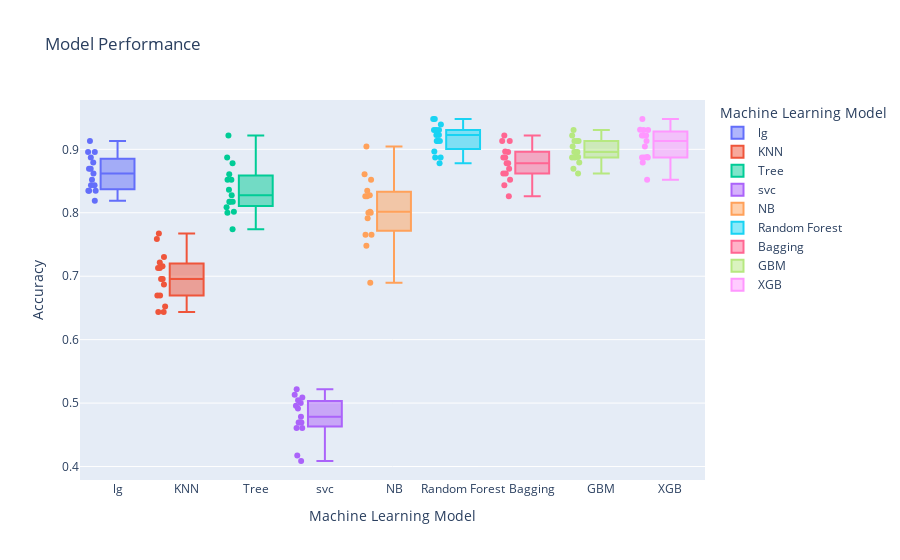

Here is the notebook cell this chart was saved with:
### Code cell
import numpy as np
models_g07 = base_models()

# set lists for the results and model names
results_g07, names_g07 = list(), list()

# evaluate the score for each model
for name, model in models_g07.items():
  scores = eval_models(model)
  results_g07.append(scores)
  names_g07.append(name)
  print('>%s %.3f (%.3f)' % (name, scores.mean(), scores.std()))

# specify our classifier dataframe and the name of the classifiers
classifier_g07 = pd.DataFrame(np.transpose(results_g07), columns = ["lg","KNN","Tree","svc","NB","Random Forest","Bagging","GBM", "XGB"])
classifier_g07 = pd.melt(classifier_g07.reset_index(), id_vars='index',value_vars=["lg","KNN","Tree","svc","NB","Random Forest","Bagging","GBM", "XGB"])

# plot the result in box plot
fig = px.box(classifier_g07, x="variable", y="value",color="variable",points='all',
labels={"variable": "Machine Learning Model",
        "value": " Accuracy"
        },title="Model Performance")

fig.show()

### Figure 1 — Plotly figure (JSON) as saved in the notebook; plotly's stock layout.template omitted (floating-point values rounded to 4 significant figures)
{"data": [{"alignmentgroup": "True", "boxpoints": "all", "hovertemplate": "Machine Learning Model=%{x}<br> Accuracy=%{y}<extra></extra>", "legendgroup": "lg", "marker": {"color": "#636efa"}, "name": "lg", "notched": false, "offsetgroup": "lg", "orientation": "v", "showlegend": true, "type": "box", "x": ["lg", "lg", "lg", "lg", "lg", "lg", "lg", "lg", "lg", "lg", "lg", "lg", "lg", "lg", "lg"], "x0": " ", "xaxis": "x", "y": [0.819, 0.8957, 0.8435, 0.913, 0.8348, 0.8621, 0.8957, 0.8435, 0.8696, 0.8696, 0.8793, 0.887, 0.8522, 0.8348, 0.8348], "y0": " ", "yaxis": "y"}, {"alignmentgroup": "True", "boxpoints": "all", "hovertemplate": "Machine Learning Model=%{x}<br> Accuracy=%{y}<extra></extra>", "legendgroup": "KNN", "marker": {"color": "#EF553B"}, "name": "KNN", "notched": false, "offsetgroup": "KNN", "orientation": "v", "showlegend": true, "type": "box", "x": ["KNN", "KNN", "KNN", "KNN", "KNN", "KNN", "KNN", "KNN", "KNN", "KNN", "KNN", "KNN", "KNN", "KNN", "KNN"], "x0": " ", "xaxis": "x", "y": [0.7155, 0.6957, 0.713, 0.6696, 0.6957, 0.7586, 0.687, 0.713, 0.6435, 0.6522, 0.7672, 0.6435, 0.6696, 0.7217, 0.7304], "y0": " ", "yaxis": "y"}, {"alignmentgroup": "True", "boxpoints": "all", "hovertemplate": "Machine Learning Model=%{x}<br> Accuracy=%{y}<extra></extra>", "legendgroup": "Tree", "marker": {"color": "#00cc96"}, "name": "Tree", "notched": false, "offsetgroup": "Tree", "orientation": "v", "showlegend": true, "type": "box", "x": ["Tree", "Tree", "Tree", "Tree", "Tree", "Tree", "Tree", "Tree", "Tree", "Tree", "Tree", "Tree", "Tree", "Tree", "Tree"], "x0": " ", "xaxis": "x", "y": [0.8276, 0.8, 0.8174, 0.8783, 0.9217, 0.8362, 0.8174, 0.8609, 0.8174, 0.8522, 0.8017, 0.8087, 0.8522, 0.7739, 0.887], "y0": " ", "yaxis": "y"}, {"alignmentgroup": "True", "boxpoints": "all", "hovertemplate": "Machine Learning Model=%{x}<br> Accuracy=%{y}<extra></extra>", "legendgroup": "svc", "marker": {"color": "#ab63fa"}, "name": "svc", "notched": false, "offsetgroup": "svc", "orientation": "v", "showlegend": true, "type": "box", "x": ["svc", "svc", "svc", "svc", "svc", "svc", "svc", "svc", "svc", "svc", "svc", "svc", "svc", "svc", "svc"], "x0": " ", "xaxis": "x", "y": [0.4914, 0.4609, 0.4087, 0.4957, 0.4696, 0.5086, 0.5043, 0.513, 0.5217, 0.4696, 0.5, 0.4696, 0.4174, 0.4609, 0.4783], "y0": " ", "yaxis": "y"}, {"alignmentgroup": "True", "boxpoints": "all", "hovertemplate": "Machine Learning Model=%{x}<br> Accuracy=%{y}<extra></extra>", "legendgroup": "NB", "marker": {"color": "#FFA15A"}, "name": "NB", "notched": false, "offsetgroup": "NB", "orientation": "v", "showlegend": true, "type": "box", "x": ["NB", "NB", "NB", "NB", "NB", "NB", "NB", "NB", "NB", "NB", "NB", "NB", "NB", "NB", "NB"], "x0": " ", "xaxis": "x", "y": [0.6897, 0.8, 0.7913, 0.9043, 0.8348, 0.8017, 0.8609, 0.8261, 0.7478, 0.7652, 0.8276, 0.8, 0.7652, 0.8522, 0.8261], "y0": " ", "yaxis": "y"}, {"alignmentgroup": "True", "boxpoints": "all", "hovertemplate": "Machine Learning Model=%{x}<br> Accuracy=%{y}<extra></extra>", "legendgroup": "Random Forest", "marker": {"color": "#19d3f3"}, "name": "Random Forest", "notched": false, "offsetgroup": "Random Forest", "orientation": "v", "showlegend": true, "type": "box", "x": ["Random Forest", "Random Forest", "Random Forest", "Random Forest", "Random Forest", "Random Forest", "Random Forest", "Random Forest", "Random Forest", "Random Forest", "Random Forest", "Random Forest", "Random Forest", "Random Forest", "Random Forest"], "x0": " ", "xaxis": "x", "y": [0.8966, 0.913, 0.8783, 0.9391, 0.9304, 0.9224, 0.9478, 0.913, 0.887, 0.913, 0.9224, 0.9304, 0.9304, 0.887, 0.9478], "y0": " ", "yaxis": "y"}, {"alignmentgroup": "True", "boxpoints": "all", "hovertemplate": "Machine Learning Model=%{x}<br> Accuracy=%{y}<extra></extra>", "legendgroup": "Bagging", "marker": {"color": "#FF6692"}, "name": "Bagging", "notched": false, "offsetgroup": "Bagging", "orientation": "v", "showlegend": true, "type": "box", "x": ["Bagging", "Bagging", "Bagging", "Bagging", "Bagging", "Bagging", "Bagging", "Bagging", "Bagging", "Bagging", "Bagging", "Bagging", "Bagging", "Bagging", "Bagging"], "x0": " ", "xaxis": "x", "y": [0.8621, 0.8957, 0.8435, 0.913, 0.9217, 0.8621, 0.913, 0.887, 0.8522, 0.8783, 0.8966, 0.8696, 0.8783, 0.8261, 0.887], "y0": " ", "yaxis": "y"}, {"alignmentgroup": "True", "boxpoints": "all", "hovertemplate": "Machine Learning Model=%{x}<br> Accuracy=%{y}<extra></extra>", "legendgroup": "GBM", "marker": {"color": "#B6E880"}, "name": "GBM", "notched": false, "offsetgroup": "GBM", "orientation": "v", "showlegend": true, "type": "box", "x": ["GBM", "GBM", "GBM", "GBM", "GBM", "GBM", "GBM", "GBM", "GBM", "GBM", "GBM", "GBM", "GBM", "GBM", "GBM"], "x0": " ", "xaxis": "x", "y": [0.8793, 0.8957, 0.887, 0.9304, 0.9043, 0.8621, 0.9217, 0.913, 0.8957, 0.887, 0.8879, 0.913, 0.8957, 0.8696, 0.913], "y0": " ", "yaxis": "y"}, {"alignmentgroup": "True", "boxpoints": "all", "hovertemplate": "Machine Learning Model=%{x}<br> Accuracy=%{y}<extra></extra>", "legendgroup": "XGB", "marker": {"color": "#FF97FF"}, "name": "XGB", "notched": false, "offsetgroup": "XGB", "orientation": "v", "showlegend": true, "type": "box", "x": ["XGB", "XGB", "XGB", "XGB", "XGB", "XGB", "XGB", "XGB", "XGB", "XGB", "XGB", "XGB", "XGB", "XGB", "XGB"], "x0": " ", "xaxis": "x", "y": [0.8879, 0.9217, 0.887, 0.9304, 0.9217, 0.931, 0.9478, 0.9304, 0.887, 0.887, 0.8793, 0.8522, 0.9217, 0.9043, 0.913], "y0": " ", "yaxis": "y"}], "layout": {"boxmode": "overlay", "legend": {"title": {"text": "Machine Learning Model"}, "tracegroupgap": 0}, "title": {"text": "Model Performance"}, "xaxis": {"anchor": "y", "categoryarray": ["lg", "KNN", "Tree", "svc", "NB", "Random Forest", "Bagging", "GBM", "XGB"], "categoryorder": "array", "domain": [0, 1], "title": {"text": "Machine Learning Model"}}, "yaxis": {"anchor": "x", "domain": [0, 1], "title": {"text": " Accuracy"}}}}
